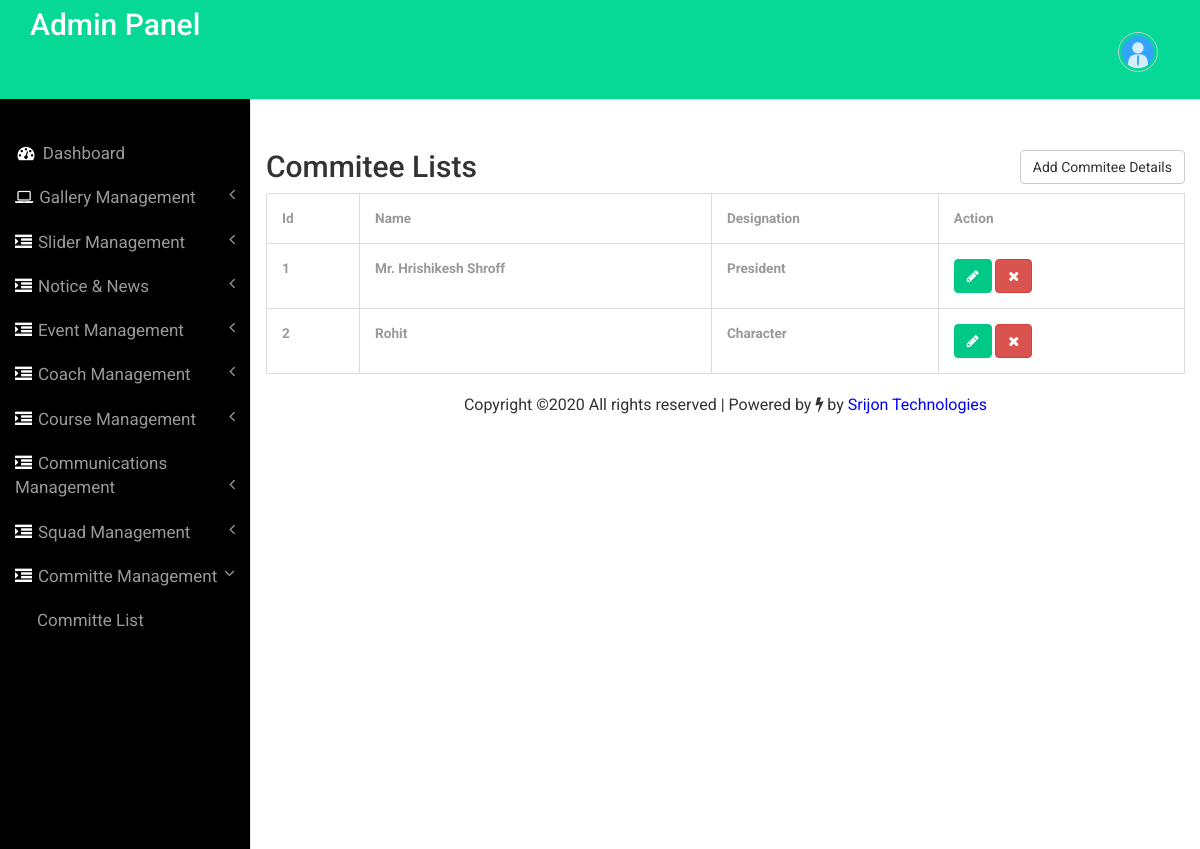
The page /admin/commi_list.php (signed in) on the database its author committed.
### tables this page shows
CREATE TABLE `tbl_commitee` (
  `Id` int(11) NOT NULL,
  `name` text NOT NULL,
  `designation` mediumtext NOT NULL
);

### admin/commi_list.php (the view, shortened to what this page needs)
<?php
include('includes/config.php');
if(strlen($_SESSION['alogin'])==0)
	{
header('location:dashoard.php');
}
else{
	?>
<!DOCTYPE HTML>
<html>
<head>
  <link href="css/bootstrap.min.css" rel='stylesheet' type='text/css' />
  <link href="css/style.css" rel='stylesheet' type='text/css' />
  <link href="css/font-awesome.css" rel="stylesheet">
</head>
<body>
  <div id="wrapper">
    <nav class="top1 navbar navbar-default navbar-static-top" role="navigation" style="margin-bottom: 0">
      <?php include('includes/sidebar.php'); ?>
    </nav>
    <div id="page-wrapper">
      <div class="container">
        <div class="margin">
          <div class="row">
            <div class="col-md-6">
              <h2>Commitee Lists</h2>
            </div>
            <div class="col-md-6"><a href="add_commi.php"><button type="submit" class="btn btn-default">Add
                  Commitee Details</button></a></div>
          </div>
        </div>
        <table class="table table-bordered">
          <thead>
            <tr>
              <th>Id</th>
              <th>Name</th>
              <th>Designation</th>
              <th>Action</th>
            </tr>
          </thead>
          <tbody>
            <?php $sql = "SELECT * from  tbl_commitee";
$query = $dbh -> prepare($sql);
$query->execute();
$results=$query->fetchAll(PDO::FETCH_OBJ);
$cnt=1;
if($query->rowCount() > 0)
{
foreach($results as $result)
{				?>
            <tr>
              <td><strong><?php echo $cnt ?></strong></td>
              <td><strong><?php echo $result->name ?></strong></td>
              <td><strong><?php echo $result->designation ?></strong></td>
              <td><a href="update_commi.php?cid=<?php echo $result->Id ?>" class="btn btn-primary"
                  title="" data-toggle="tooltip" data-original-title="Edit"><i class="fa fa-pencil"></i></a>&nbsp;<a
                  href="commi_list.php?cid=<?php echo $result->Id ?>"
                  class="btn btn-danger delete-btn" title="Delete"
                  onclick="return confirm('Do you really want to delete')" data-toggle="tooltip"><i
                    class="fa fa-times"></i></a>&nbsp;</td>
            </tr>
            <?php $cnt=$cnt+1;} }?>
          </tbody>
        </table>
      </div>
      <?php include('includes/copyright.php') ?>
    </div>
  </div>
  <link href="css/custom.css" rel="stylesheet">
</body>
</html>
<?php } ?>

### admin/css/style.css (style rules this page uses)
.container { width: auto; }
.margin { margin-top: 50px; }
.col-md-6 .btn-default { float: right; }
.navbar { min-height: 100px; }
h4, h5, h6, h1, h2, h3 { margin-top: 0; }
html, body { font-family: 'Roboto', sans-serif; font-size: 100%; background:#000; overflow-x: hidden; }
a { text-decoration: none; color: white; }
body a { transition:0.5s all; -webkit-transition:0.5s all; -moz-transition:0.5s all; -o-transition:0.5s all; -ms-transition:0.5s all; }
nav.top1.navbar.navbar-default.navbar-static-top { background-color:rgb(6, 217, 149); font-family: 'Roboto', sans-serif; }
.table > thead > tr > th, .table > tbody > tr > th, .table > tfoot > tr > th, .table > thead > tr > td, .table > tbody > tr > td, .table > tfoot > tr > td { border-top: none !important; }
.btn-primary { background-color: rgb(0, 200, 135) !important; border-color: rgb(0, 200, 135) !important; color: #fff; }
.table > thead > tr > th, .table > tbody > tr > th, .table > tfoot > tr > th, .table > thead > tr > td, .table > tbody > tr > td, .table > tfoot > tr > td { font-size: 0.85em; color: #999; }
.table td, .table>tbody>tr>td, .table>tbody>tr>th, .table>tfoot>tr>td, .table>tfoot>tr>th, .table>thead>tr>td, .table>thead>tr>th { padding:15px !important; }
.table > thead > tr > th { border-bottom: 1px solid #ddd !important; }

### admin/css/custom.css (style rules this page uses)
#wrapper { width: 100%; }
#page-wrapper { min-height: 568px; background-color: #fff; }
@media (min-width:768px) { #page-wrapper { position: inherit; margin: 0 0 0 250px; border-left: 1px solid #e7e7e7; } }

### rows shown on the page
tbl_commitee: name "Mr. Hrishikesh Shroff", designation "President"
tbl_commitee: name "Rohit", designation "Character"
